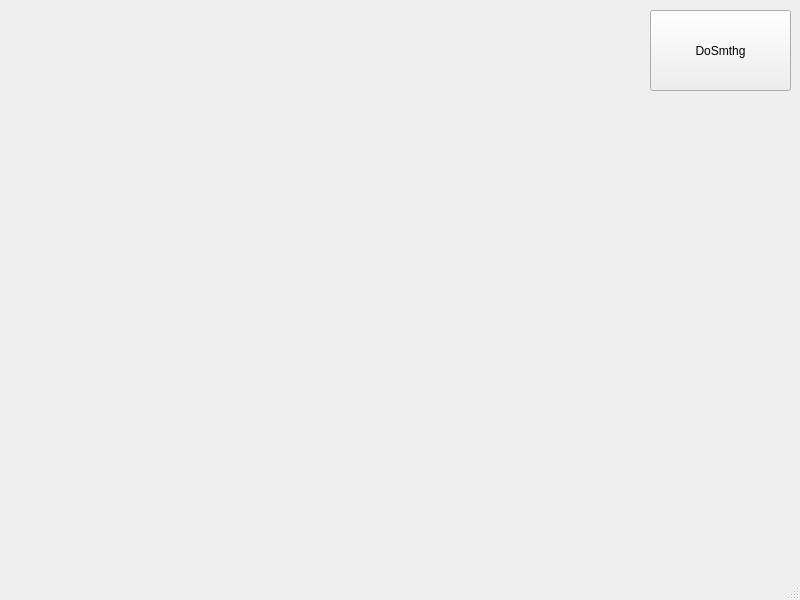
<?xml version="1.0" encoding="UTF-8"?>
<ui version="4.0">
 <class>MainWindow</class>
 <widget class="QMainWindow" name="MainWindow">
  <property name="geometry">
   <rect>
    <x>0</x>
    <y>0</y>
    <width>800</width>
    <height>600</height>
   </rect>
  </property>
  <property name="windowTitle">
   <string>MainWindow</string>
  </property>
  <widget class="QWidget" name="centralwidget">
   <widget class="QPushButton" name="TestButton">
    <property name="geometry">
     <rect>
      <x>650</x>
      <y>10</y>
      <width>141</width>
      <height>81</height>
     </rect>
    </property>
    <property name="text">
     <string>DoSmthg</string>
    </property>
   </widget>
  </widget>
  <widget class="QMenuBar" name="menubar">
   <property name="geometry">
    <rect>
     <x>0</x>
     <y>0</y>
     <width>800</width>
     <height>25</height>
    </rect>
   </property>
  </widget>
  <widget class="QStatusBar" name="statusbar"/>
 </widget>
 <resources/>
 <connections/>
</ui>
